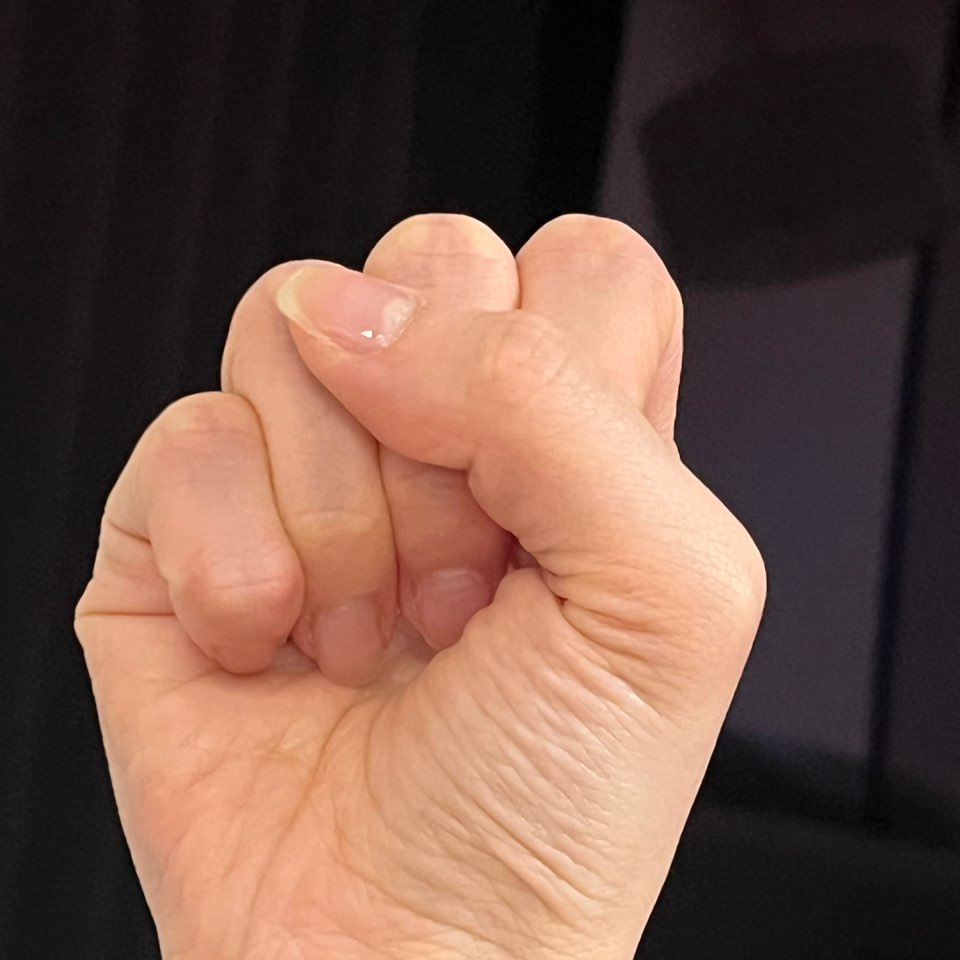
%> input picture MATLAB Code_250420/2.Dataset/test_img/s.jpeg, 960 x 960 px
$ octave --eval "result = customAugment(imread('../2.Dataset/test_img/s.jpeg'));"   (GNU Octave 9; MATLAB toolbox functions it lacks are replaced by stand-ins)
%> lines starting %> are read from the running program, lines starting %| are printed output that depends on the picture
function augImg = customAugment(img)

    % (1) Random rotation
    angle = -30 + 60*rand();
    img = imrotate(img, angle, 'bilinear', 'crop');
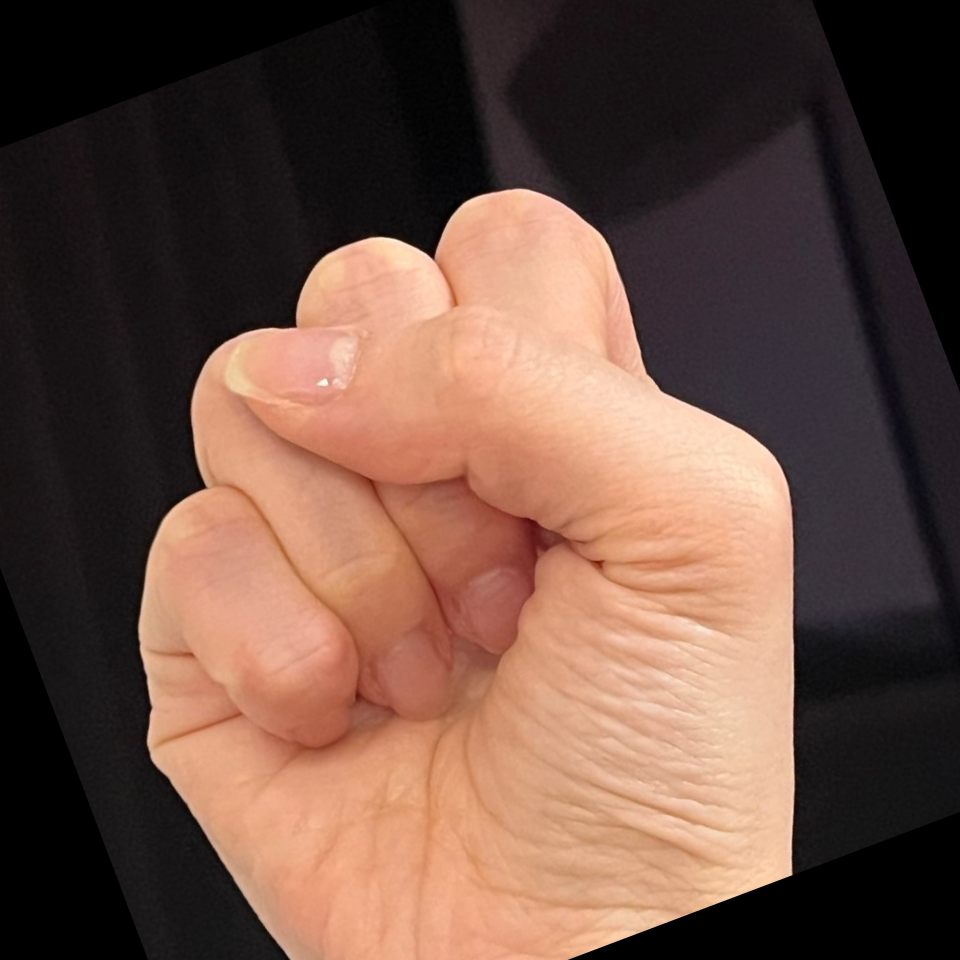
%> img: size 960x960x3 uint8; mean R, G, B 107.7, 79.1, 67.2

    % (2) Random translation
    tx = -10 + 20*rand();
    ty = -10 + 20*rand();
    img = imtranslate(img,[tx, ty],'FillValues',0);
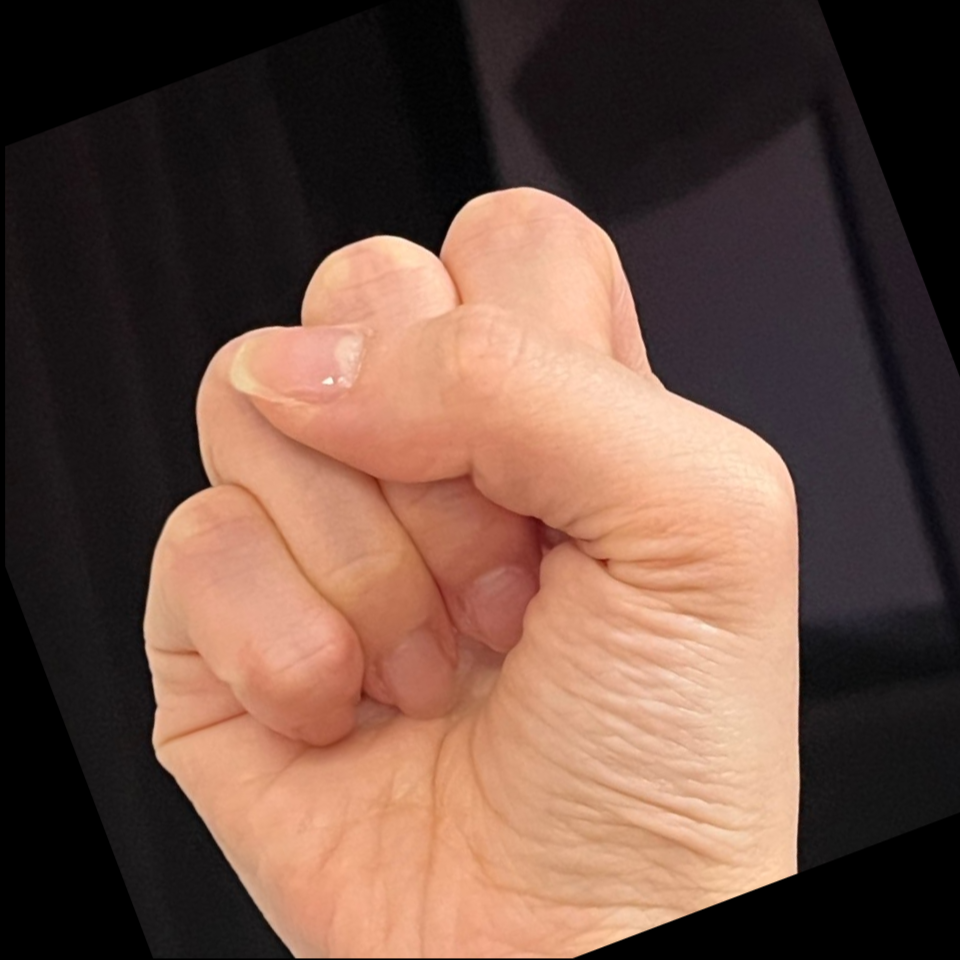
%> img: size 960x960x3 uint8; mean R, G, B 107.6, 79, 67.1

    % (3) Random scaling (80%~120%)
    scaleFactor = 0.8 + 0.4*rand();
    img = imresize(img, scaleFactor);
%> img: size 868x868x3 uint8

    targetSize = [size(img,1), size(img,2)];
%> targetSize = [868 868]
    img = imresize(img, targetSize);

    % (4) bw
    if rand < 0.15
        grayImg = rgb2gray(img);
        invertedGray = imcomplement(grayImg);
        img = cat(3,invertedGray,invertedGray,invertedGray);
    end

    % (5) brightness
    brightnessFactor = 0.6 + 0.8*rand(); % (60% ~ 140%)
    img = im2double(img) * brightnessFactor;
%> img: size 868x868x3 double
    img = min(max(img,0),1);

    % (6) Hue, Saturation
    hsv_img = rgb2hsv(img);
%> hsv_img: size 868x868x3 double; mean H, S, V 0.384, 0.259, 0.391

    hueShift = -0.2 + 0.4*rand();
    hsv_img(:,:,1) = mod(hsv_img(:,:,1) + hueShift,1);
%> hsv_img: size 868x868x3 double; mean H, S, V 0.214, 0.259, 0.391

    saturationFactor = 0.6 + 0.8*rand();
    hsv_img(:,:,2) = hsv_img(:,:,2) * saturationFactor;
%> hsv_img: size 868x868x3 double; mean H, S, V 0.214, 0.219, 0.391
    hsv_img(:,:,2) = min(max(hsv_img(:,:,2),0),1);

    % HSV to RGB
    img = hsv2rgb(hsv_img);
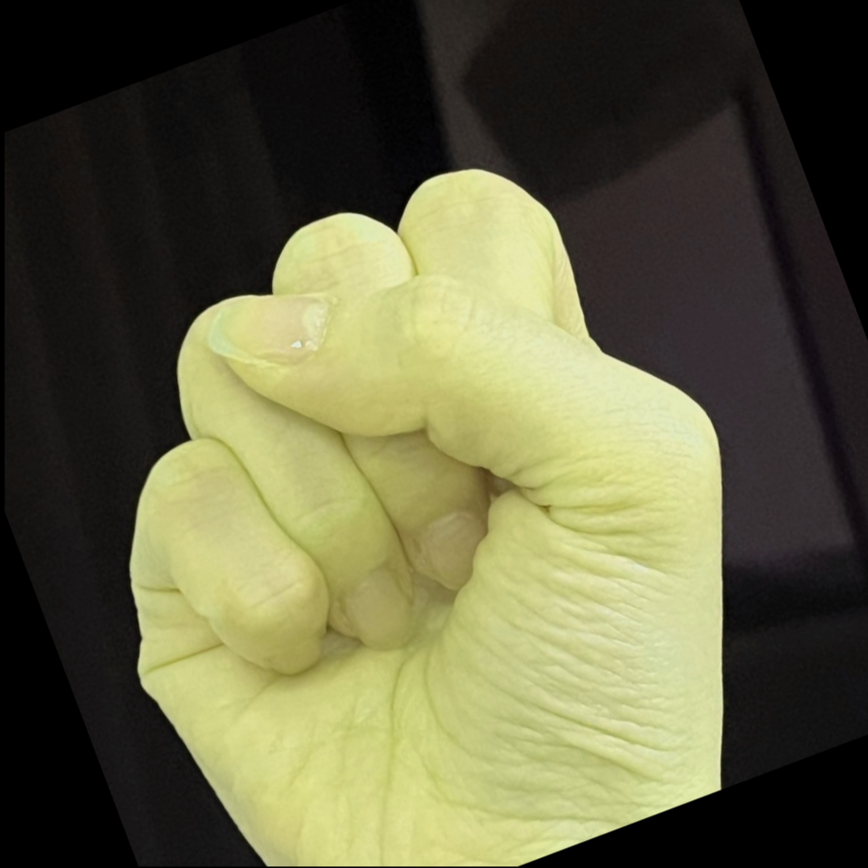
%> img: size 868x868x3 double; mean R, G, B 0.386, 0.383, 0.263

    % (7) Gaussian Blur
    if rand > 0.5 % 50%
        sigma = rand();
        img = imgaussfilt(img, sigma);
    end

    % uint8
    augImg = im2uint8(img);

$ run again, on MATLAB Code_250420/2.Dataset/test_img/y.jpeg
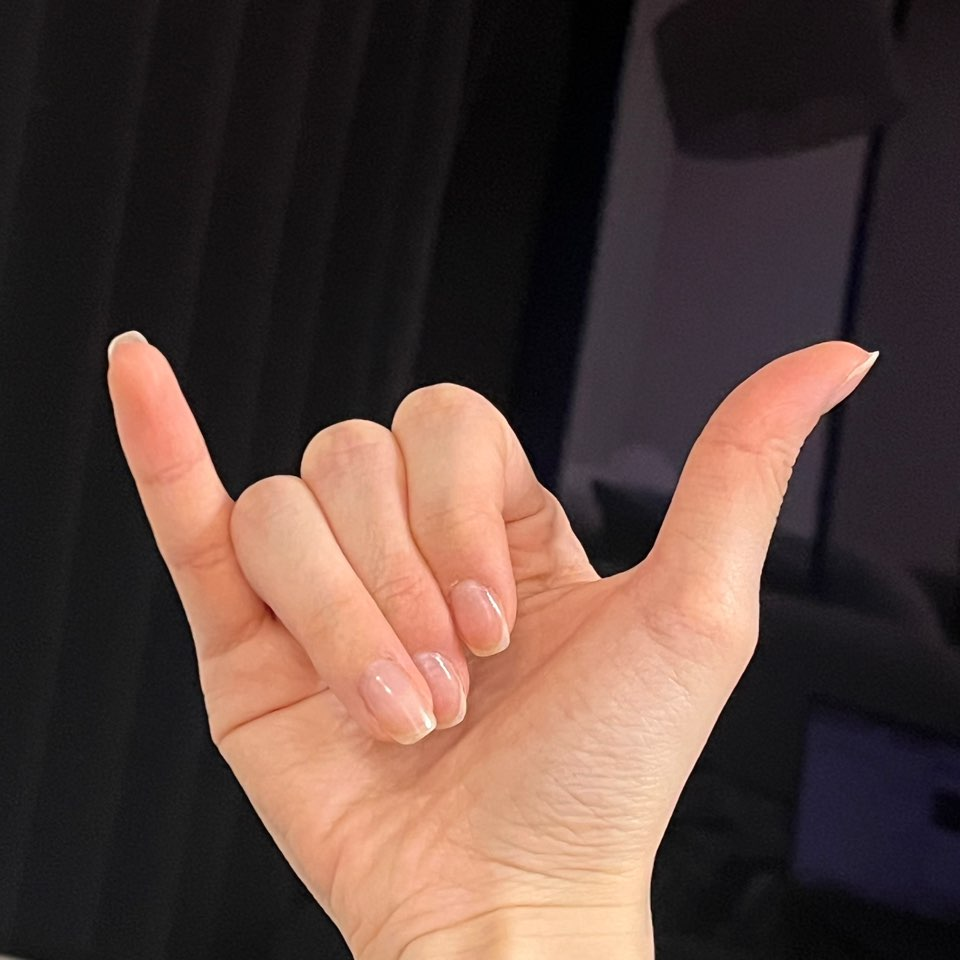
%> input picture MATLAB Code_250420/2.Dataset/test_img/y.jpeg, 960 x 960 px
%> in customAugment, `img = imtranslate(img,[tx, ty],'FillValues',0);`:
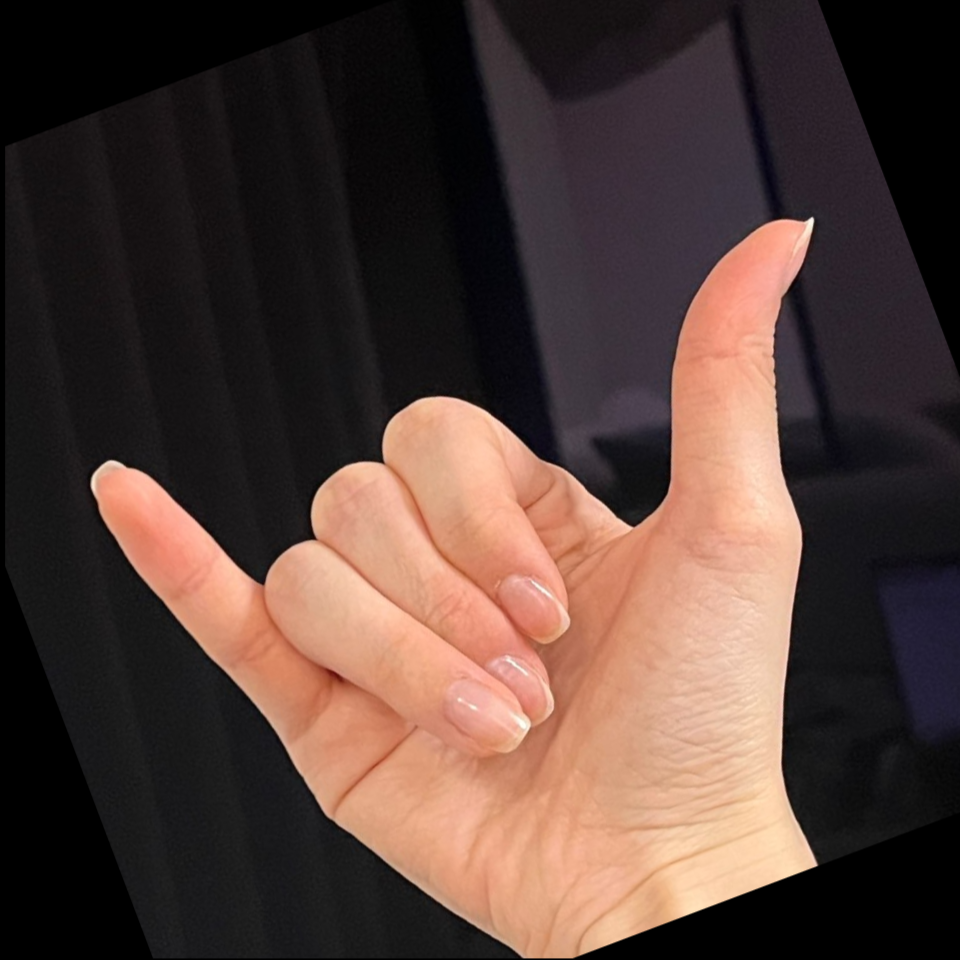
%> img: size 960x960x3 uint8; mean R, G, B 82.8, 62.2, 55.8
%> in customAugment, `img = hsv2rgb(hsv_img);`:
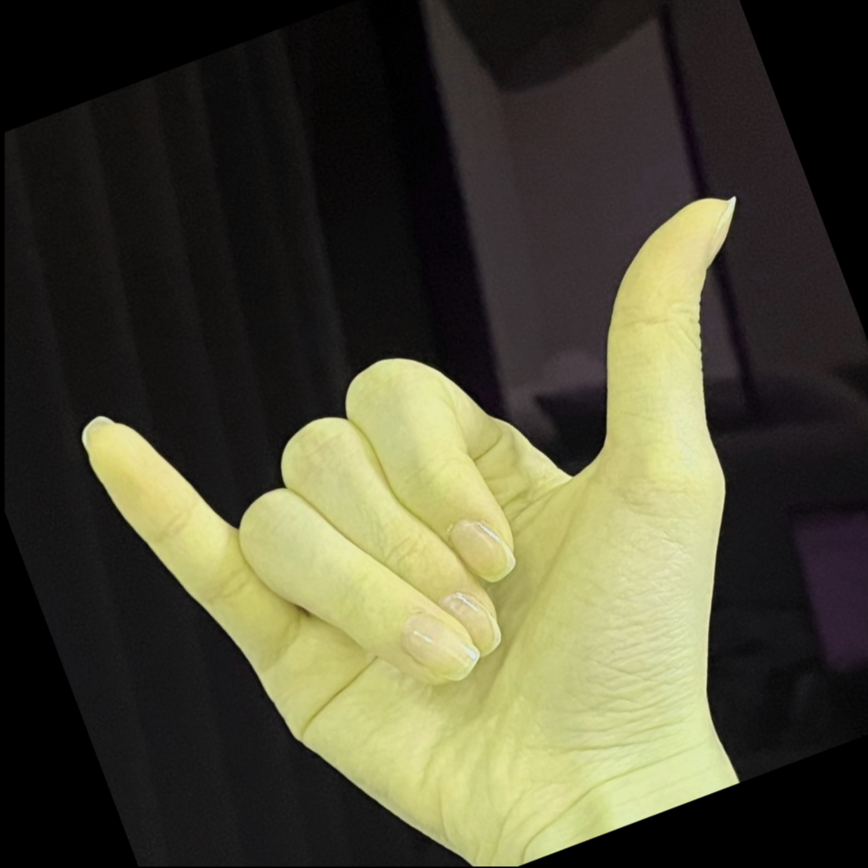
%> img: size 868x868x3 double; mean R, G, B 0.3, 0.292, 0.215
